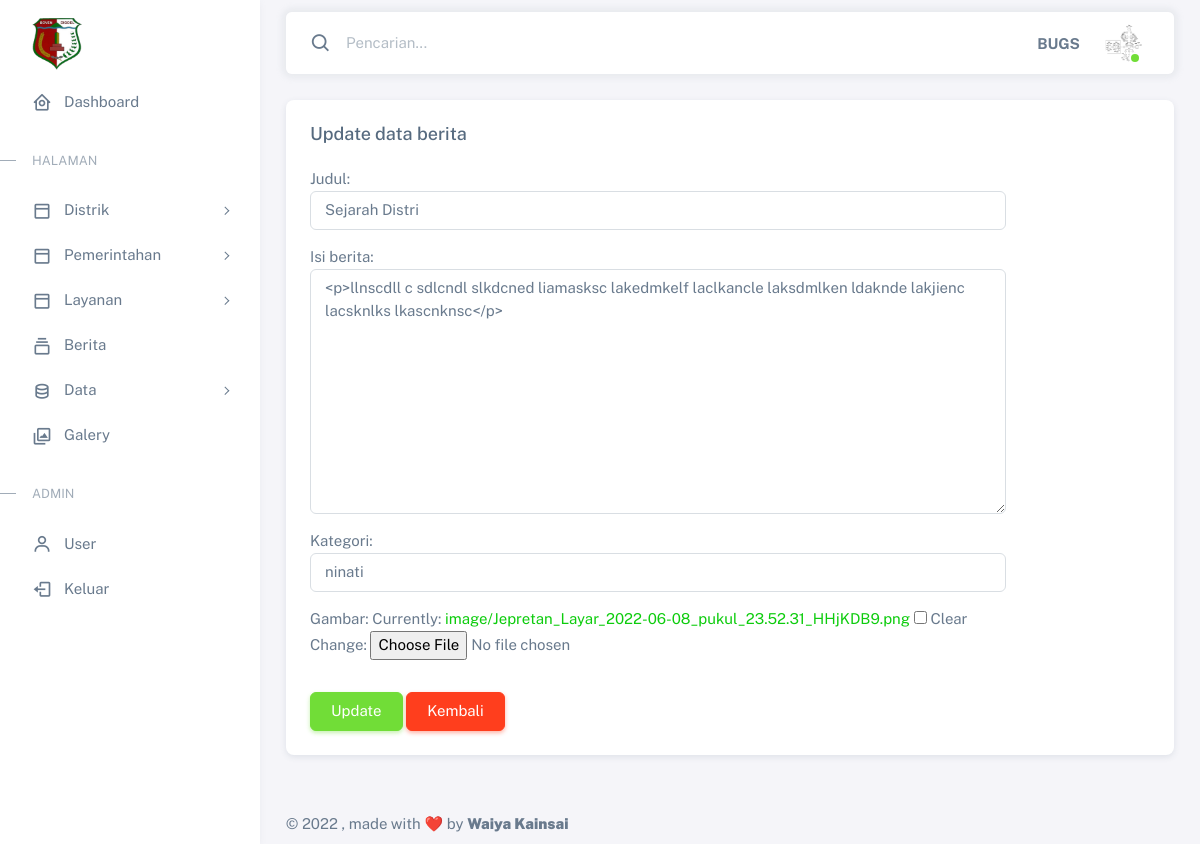
Page /panel/updateberita/7 (signed in) on the earlier database version.
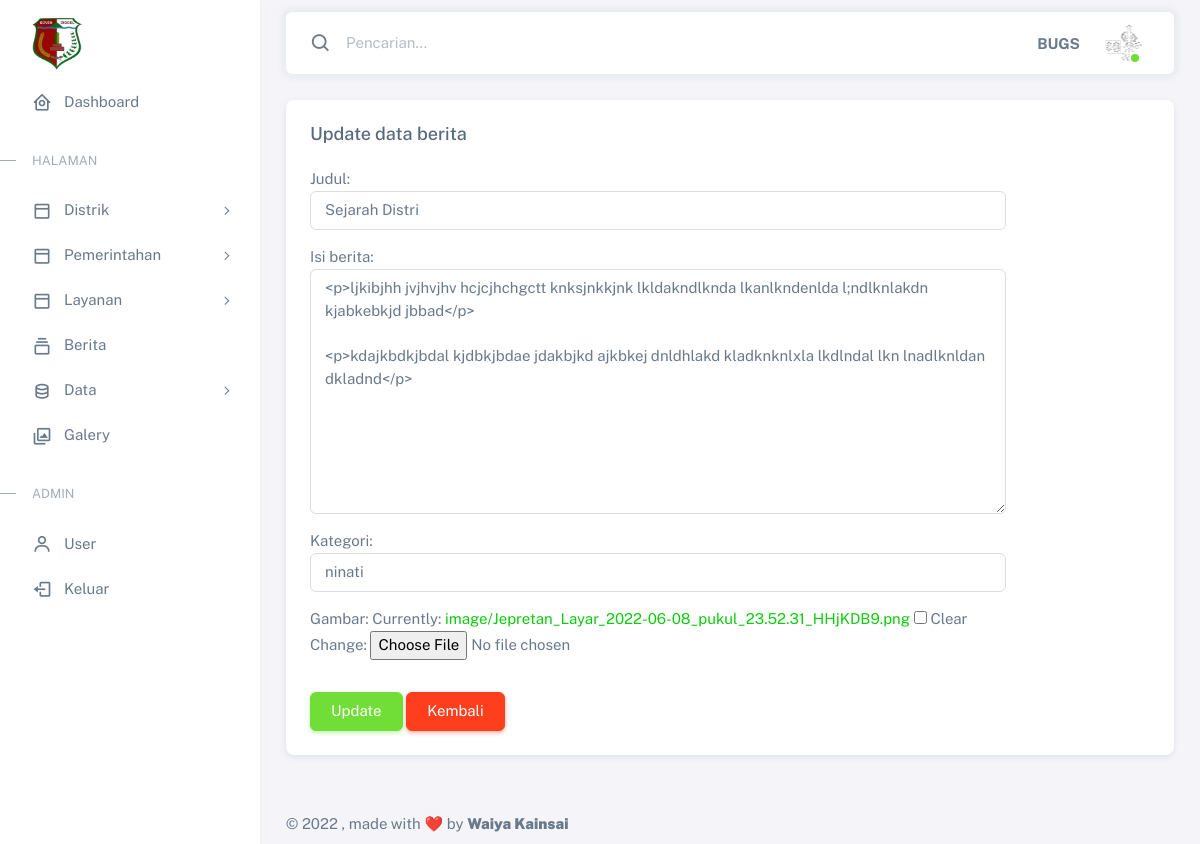
Same page on the later database version.
### panel/models.py (models this page shows)
class UserProfile(models.Model):
    user = models.OneToOneField(User, on_delete=models.CASCADE)
    first_name = models.CharField(max_length=100, null=True)
    last_name = models.CharField(max_length=100, null=True)
    phone = models.IntegerField(null=True)
    foto = models.ImageField(blank=True, null=True, upload_to="image/")

### berita/models.py (models this page shows, shortened)
class Berita(models.Model):
    judul = models.CharField(max_length=100)
    body = RichTextField(blank=True, null=True)
    category = models.CharField(max_length=100)
    publish = models.DateTimeField(auto_now_add=True)
    update = models.DateTimeField(auto_now=True)
    gambar = models.ImageField(blank=True, null=True, upload_to="image/")
    slug = models.SlugField(blank=True,editable=False)

### panel/views.py (the view)
# urls.py: path('updateberita/<str:pk>',views.update_berita, name='updateberita'),
@login_required(login_url='panel:login')
def update_berita(request, pk):
    groupcheck = Group.objects.get(name= 'admin')
    berita_update = Berita.objects.get(id=pk)
    form = BeritaForm( request.POST or None, request.FILES or None, instance=berita_update)
    link_kembali = '/panel/berita/'
    if form.is_valid():
        form.save()
        return redirect(link_kembali)
    context ={
        'title':'Panel | Update berita',
        'keterangan': 'Update data berita',
        'form': form,
        'groupcheck': groupcheck,
    }
    return render(request, 'panel/update_berita.html', context)

### panel/forms.py
class BeritaForm(ModelForm):
    class Meta:
        model = Berita
        fields = ('judul', 'body', 'category', 'gambar')
        labels = {
            'body' : 'Isi berita',
            'category' : 'Kategori',
        }
        widgets = {
            'judul': forms.TextInput(attrs={'class': 'form-control', 'id': 'basic-default-name', 'placeholder': 'Isikan judul berita..'}),
            'body': forms.Textarea(attrs={'class': 'form-control', 'aria-label': 'Isi berita', 'aria-describedby': 'basic-icon-default-message2'}),
            'category': forms.TextInput(attrs={'class': 'form-control', 'id': 'basic-default-name', 'placeholder': 'Isikan kategori berita..'}),
        }

### templates/panel/update_berita.html (shortened to what this page needs)
{% extends '../adminbase.html' %}
{% block content %}
<div class="row">
    <div class="col-xxl">
        <div class="card mb-4">
          <div class="card-header d-flex align-items-center justify-content-between">
            <h5 class="mb-0">{{ keterangan }}</h5>
          </div>
          <div class="card-body">
            <form action="" method="POST" enctype="multipart/form-data">
              <div class="row mb-3">
                <div class="col-sm-10">
                  {{ form.as_p}}
                </div>
              </div>
              <div class="row justify-content-start">
                <div class="col-sm-10">
                  <input class="btn btn-success" type="submit" value="Update">
                  <a href= "{% url 'panel:berita' %}"  class="btn btn-danger">Kembali</a>
                </div>
              </div>
            </form>
          </div>
        </div>
      </div>
</div>
{% endblock %}

### templates/adminbase.html (shortened to what this page needs)
{% load static %}
<!DOCTYPE html>
<html
  lang="en"
  class="light-style layout-menu-fixed"
  dir="ltr"
  data-theme="theme-default"
  data-assets-path="../assets/"
  data-template="vertical-menu-template-free"
>
  <head>
    <link rel="stylesheet" href=" {% static 'vendor/fonts/boxicons.css' %}" />
    <link rel="stylesheet" href="{% static 'vendor/css/core.css' %}" class="template-customizer-core-css" />
    <link rel="stylesheet" href="{% static 'vendor/css/theme-default.css' %}" class="template-customizer-theme-css" />
    <link rel="stylesheet" href="{% static 'vendor/css/organisasi.css' %}" class="template-customizer-theme-css" />
    <link rel="stylesheet" href="{% static 'css/demo.css' %}" />
    <link rel="stylesheet" href="{% static 'vendor/libs/perfect-scrollbar/perfect-scrollbar.css' %}" />
    <link rel="stylesheet" href="{% static 'vendor/libs/apex-charts/apex-charts.css' %}" />
  </head>
  <body onload="startTime()">
    <div class="layout-wrapper layout-content-navbar">
      <div class="layout-container">
        {% include 'panel/admin_menu.html' %}
        <div class="layout-page">
          <nav
            class="layout-navbar container-xxl navbar navbar-expand-xl navbar-detached align-items-center bg-navbar-theme"
            id="layout-navbar"
          >
            <div class="navbar-nav-right d-flex align-items-center" id="navbar-collapse">
              <div class="navbar-nav align-items-center">
                <div class="nav-item d-flex align-items-center">
                  <i class="bx bx-search fs-4 lh-0"></i>
                  <input
                    type="text"
                    class="form-control border-0 shadow-none"
                    placeholder="Pencarian..."
                    aria-label="Search..."
                  />
                </div>
              </div>
              <ul class="navbar-nav flex-row align-items-center ms-auto">
                <li class="nav-item lh-1 me-3">
                  <strong >{{request.user|upper}}</strong>
                </li>
                <li class="nav-item navbar-dropdown dropdown-user dropdown">
                  <a class="nav-link dropdown-toggle hide-arrow" href="javascript:void(0);" data-bs-toggle="dropdown">
                    <div class="avatar avatar-online">
                      {% if request.user.userprofile.foto %}
                      <img src="{{ request.user.userprofile.foto.url }}" alt class="w-px-40 h-saja rounded-circle" />
                      {% else %}
                      <img src="{% static 'img/user_blank.png' %}" alt class="w-px-40 h-auto rounded-circle" />
                      {% endif %}
                    </div>
                  </a>
                </li>
              </ul>
            </div>
          </nav>
          <div class="content-wrapper">
            <div class="container-xxl flex-grow-1 container-p-y">
            {% block content %}
            {% endblock content %}
            </div>
            <footer class="content-footer footer bg-footer-theme">
              <div class="container-xxl d-flex flex-wrap justify-content-between py-2 flex-md-row flex-column">
                <div class="mb-2 mb-md-0">
                  ©
                  , made with ❤️ by
                  <a href="#" target="_blank" class="footer-link fw-bolder">Waiya Kainsai</a>
                </div>
              </div>
            </footer>
          </div>
        </div>
      </div>
    </div>
  </body>
</html>

### templates/panel/admin_menu.html (shortened to what this page needs)
{% load static %}
{% url 'panel:index' as index %}
{% url 'panel:getsejarah' as getsejarah %}
{% url 'panel:pemerintah' as pemerintah %}
{% url 'panel:administrasi' as administrasi %}
{% url 'panel:berita' as berita %}
{% url 'panel:data' as data %}
{% url 'panel:galery' as galery %}
{% url 'panel:user' as user %}
<aside id="layout-menu" class="layout-menu menu-vertical menu bg-menu-theme">
    <div class="app-brand demo">
      <a href="#" class="app-brand-link">
        <span class="app-brand-logo demo">
          <img src="{% static 'img/logo.png' %}" alt="Logo" style="width: 50px;" >
        </span>
      </a>
    </div>
    <ul class="menu-inner py-1">
      <li class="menu-item {% if request.path == index %} active {% endif %}">
        <a href="{% url 'panel:index' %}" class="menu-link">
          <i class="menu-icon tf-icons bx bx-home-circle"></i>
          <div data-i18n="Analytics">Dashboard</div>
        </a>
      </li>
      <li class="menu-header small text-uppercase">
        <span class="menu-header-text">Halaman</span>
      </li>
      <li class="menu-item ">
        <a href="javascript:void(0);" class="menu-link menu-toggle">
          <i class="menu-icon tf-icons bx bx-dock-top"></i>
          <div data-i18n="Account Settings">Distrik</div>
        </a>
      </li>
      <li class="menu-item {% if request.path == pemerintah %} active {% elif request.path == organisasi %} active {% elif request.path == addpemerintah %} active {% elif request.path == '/panel/updateorganisasi/1' %} active {% endif %}">
        <a href="javascript:void(0);" class="menu-link menu-toggle">
          <i class="menu-icon tf-icons bx bx-dock-top"></i>
          <div data-i18n="Authentications">Pemerintahan</div>
        </a>
        <li class="menu-item {% if request.path == administrasi %} active {% elif request.path == addadministrasi %} active {% endif %}">
          <a href="javascript:void(0);" class="menu-link menu-toggle">
            <i class="menu-icon tf-icons bx bx-dock-top"></i>
            <div data-i18n="Misc">Layanan</div>
          </a>
        </li>
        <li class="menu-item {% if request.path == berita %} active {% elif request.path == '/panel/addberita/' %} active {% endif %}">
          <a href="{% url 'panel:berita' %}" class="menu-link">
            <i class="menu-icon tf-icons bx bx-collection"></i>
            <div data-i18n="Basic">Berita</div>
          </a>
        </li>
        <li class="menu-item {% if request.path == data %} active {% elif request.path == adddata %} active {% endif %}">
          <a href="javascript:void(0);" class="menu-link menu-toggle">
            <i class="menu-icon tf-icons bx bx-data"></i>
            <div data-i18n="Misc">Data</div>
          </a>
        </li>
        <li class="menu-item {% if request.path == galery %} active {% elif request.path == addgalery %} active {% endif %}">
          <a href="{% url 'panel:galery' %}" class="menu-link">
            <i class="menu-icon tf-icons bx bx-images"></i>
            <div data-i18n="Basic">Galery</div>
          </a>
        </li>
      </li>
      {% if groupcheck == request.user.groups.all.0  %}
      <li class="menu-header small text-uppercase"><span class="menu-header-text">Admin</span></li>
      <li class="menu-item{% if request.path == user %} active {% elif request.path == register %} active {% endif %}">
        <a href="{% url 'panel:user' %}" class="menu-link">
          <i class="menu-icon tf-icons bx bx-user"></i>
          <div data-i18n="Basic">User</div>
        </a>
      </li>
      {% endif %}
      <li class="menu-item">
        <a href="{% url 'panel:logout' %}" class="menu-link">
          <i class="menu-icon tf-icons bx bx-log-out"></i>
          <div data-i18n="Basic">Keluar</div>
        </a>
      </li>
    </ul>
  </aside>

### static/css/demo.css (style rules this page uses)
.menu .app-brand.demo { height: 64px; margin-top: 12px; }

Differences in the rows shown:
changed Berita "Sejarah Distri": body "<p>llnscdll c sdlcndl slkdcned liamasksc lakedmkelf laclkancle laksdmlken ldaknde lakjienc lacsknlks lkascnknsc</p>" → "<p>ljkibjhh jvjhvjhv hcjcjhchgctt knksjnkkjnk lkldakndlknda lkanlkndenlda l;ndlknlakdn kjabkebkjd jbbad</p> <p>kdajkbdkjbdal kjdbkjbdae jdakbjkd ajkbkej dnldhlakd kladknknlxla lkdlndal lkn lnadlknldan dkladnd</p>"
